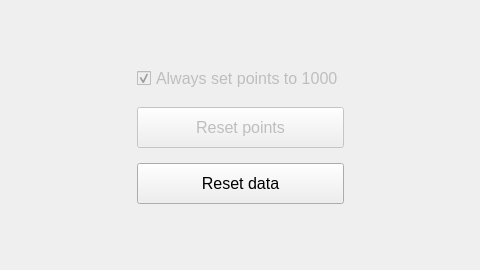
<?xml version="1.0" encoding="UTF-8"?>
<ui version="4.0">
 <class>Dialog</class>
 <widget class="QDialog" name="Dialog">
  <property name="geometry">
   <rect>
    <x>0</x>
    <y>0</y>
    <width>480</width>
    <height>270</height>
   </rect>
  </property>
  <property name="minimumSize">
   <size>
    <width>480</width>
    <height>270</height>
   </size>
  </property>
  <property name="windowTitle">
   <string>Dialog</string>
  </property>
  <property name="styleSheet">
   <string notr="true">QPushButton {
padding : 10;
}</string>
  </property>
  <layout class="QVBoxLayout" name="verticalLayout_2">
   <item>
    <layout class="QHBoxLayout" name="horizontalLayout" stretch="13,23,13">
     <item>
      <spacer name="horizontalSpacer">
       <property name="orientation">
        <enum>Qt::Horizontal</enum>
       </property>
       <property name="sizeHint" stdset="0">
        <size>
         <width>40</width>
         <height>20</height>
        </size>
       </property>
      </spacer>
     </item>
     <item>
      <widget class="QWidget" name="widget" native="true">
       <property name="sizePolicy">
        <sizepolicy hsizetype="Preferred" vsizetype="Preferred">
         <horstretch>1</horstretch>
         <verstretch>0</verstretch>
        </sizepolicy>
       </property>
       <layout class="QVBoxLayout" name="verticalLayout" stretch="3,1,1,1,1,1,3">
        <property name="spacing">
         <number>0</number>
        </property>
        <item>
         <spacer name="verticalSpacer_2">
          <property name="orientation">
           <enum>Qt::Vertical</enum>
          </property>
          <property name="sizeHint" stdset="0">
           <size>
            <width>20</width>
            <height>40</height>
           </size>
          </property>
         </spacer>
        </item>
        <item>
         <widget class="QCheckBox" name="checkBox">
          <property name="enabled">
           <bool>false</bool>
          </property>
          <property name="font">
           <font>
            <pointsize>12</pointsize>
           </font>
          </property>
          <property name="text">
           <string>Always set points to 1000</string>
          </property>
          <property name="checked">
           <bool>true</bool>
          </property>
         </widget>
        </item>
        <item>
         <spacer name="verticalSpacer_4">
          <property name="orientation">
           <enum>Qt::Vertical</enum>
          </property>
          <property name="sizeHint" stdset="0">
           <size>
            <width>20</width>
            <height>40</height>
           </size>
          </property>
         </spacer>
        </item>
        <item>
         <widget class="QPushButton" name="reset_points">
          <property name="enabled">
           <bool>false</bool>
          </property>
          <property name="sizePolicy">
           <sizepolicy hsizetype="Minimum" vsizetype="Fixed">
            <horstretch>1</horstretch>
            <verstretch>1</verstretch>
           </sizepolicy>
          </property>
          <property name="font">
           <font>
            <family>Segoe UI</family>
            <pointsize>12</pointsize>
           </font>
          </property>
          <property name="styleSheet">
           <string notr="true"/>
          </property>
          <property name="text">
           <string>Reset points</string>
          </property>
         </widget>
        </item>
        <item>
         <spacer name="verticalSpacer_3">
          <property name="orientation">
           <enum>Qt::Vertical</enum>
          </property>
          <property name="sizeHint" stdset="0">
           <size>
            <width>20</width>
            <height>40</height>
           </size>
          </property>
         </spacer>
        </item>
        <item>
         <widget class="QPushButton" name="reset_data">
          <property name="sizePolicy">
           <sizepolicy hsizetype="Minimum" vsizetype="Fixed">
            <horstretch>1</horstretch>
            <verstretch>0</verstretch>
           </sizepolicy>
          </property>
          <property name="font">
           <font>
            <family>Segoe UI</family>
            <pointsize>12</pointsize>
           </font>
          </property>
          <property name="styleSheet">
           <string notr="true"/>
          </property>
          <property name="text">
           <string>Reset data</string>
          </property>
         </widget>
        </item>
        <item>
         <spacer name="verticalSpacer">
          <property name="orientation">
           <enum>Qt::Vertical</enum>
          </property>
          <property name="sizeHint" stdset="0">
           <size>
            <width>20</width>
            <height>40</height>
           </size>
          </property>
         </spacer>
        </item>
       </layout>
      </widget>
     </item>
     <item>
      <spacer name="horizontalSpacer_2">
       <property name="orientation">
        <enum>Qt::Horizontal</enum>
       </property>
       <property name="sizeHint" stdset="0">
        <size>
         <width>40</width>
         <height>20</height>
        </size>
       </property>
      </spacer>
     </item>
    </layout>
   </item>
  </layout>
 </widget>
 <resources/>
 <connections/>
</ui>
